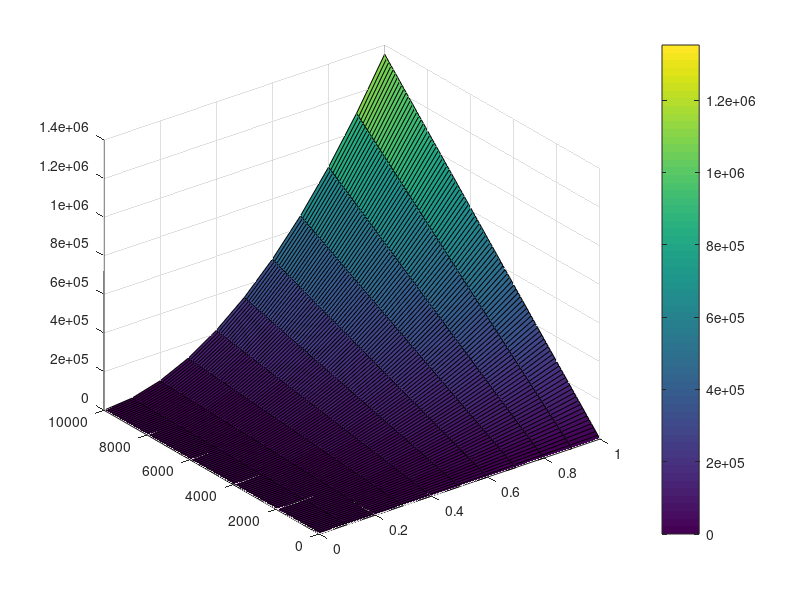

The MATLAB script that drew this image:
x = 0:0.1:1; %size (micrometer)
y = 0:100:10000; %illuminance (lux)
[X,Y] = meshgrid(x,y);

F = ((Y/683)./(((4.135*3*10.^-7)./(550.*10.^-9))*1.6*10.^-19))./30.*X.^2*10.^-12;
surf(X,Y,F)
colorbar